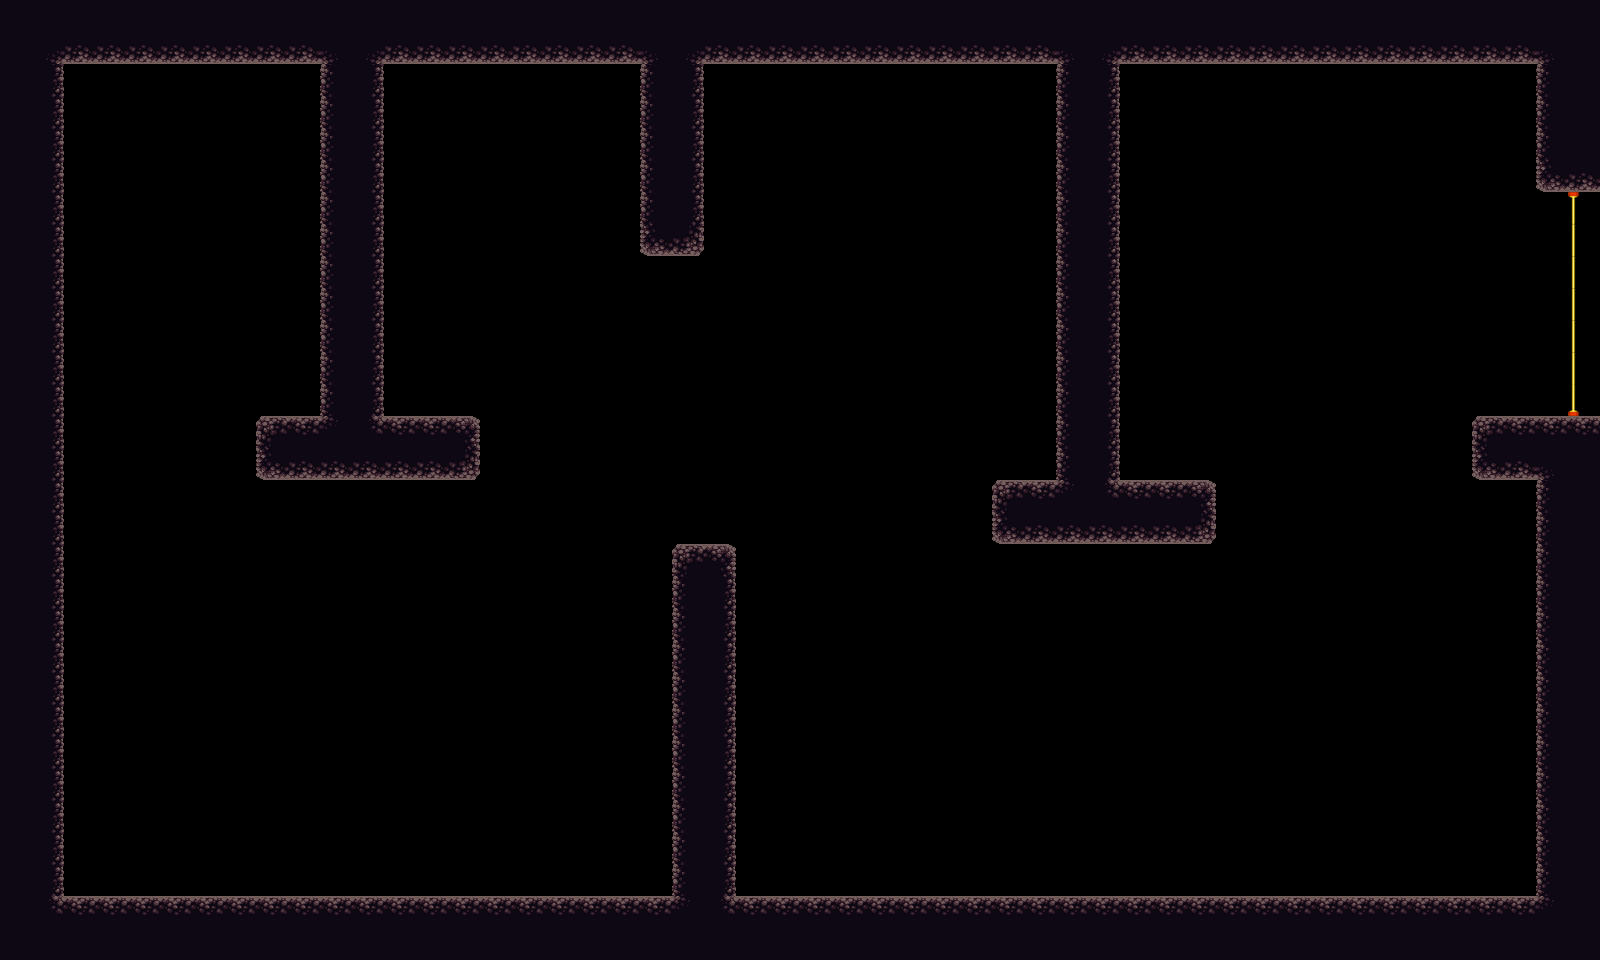

This game map was drawn from its Tiled (.tmx) file and the tilesets committed beside it. A one-line description and the trimmed map source follow:
An orthogonal 50x30 tile map with 32x32 px tiles, 2 tile layers (red, green), 1 hidden layer not drawn, 2 tilesets and 5 objects.

<map version="1.0" orientation="orthogonal" renderorder="right-down" width="50" height="30" tilewidth="32" tileheight="32">
 <tileset firstgid="1" name="blocks" tilewidth="32" tileheight="32">
  <image source="blocks.png" width="96" height="32" />
 </tileset>
 <tileset firstgid="4" name="platformertiles" tilewidth="32" tileheight="32">
  <image source="platformertiles.png" width="256" height="96" />
 </tileset>
 <layer name="red" width="50" height="30">
  <data>[1500 cells, 404 non-empty, 13 distinct tile ids]</data>
 </layer>
 <layer name="green" width="50" height="30">
  <data>[1500 cells, 7 non-empty, 3 distinct tile ids]</data>
 </layer>
 <layer name="blue" width="50" height="30" visible="0">
  <data>[1500 cells, 28 non-empty, 3 distinct tile ids]</data>
 </layer>
 <objectgroup name="crystals">
  <object x="503" y="185">
   <ellipse />
  </object>
  <object x="1293" y="205">
   <ellipse />
  </object>
  <object x="285" y="608">
   <ellipse />
  </object>
  <object x="878" y="200">
   <ellipse />
  </object>
 </objectgroup>
 <objectgroup name="player">
  <object x="175" y="160">
   <ellipse />
  </object>
 </objectgroup>
</map>
